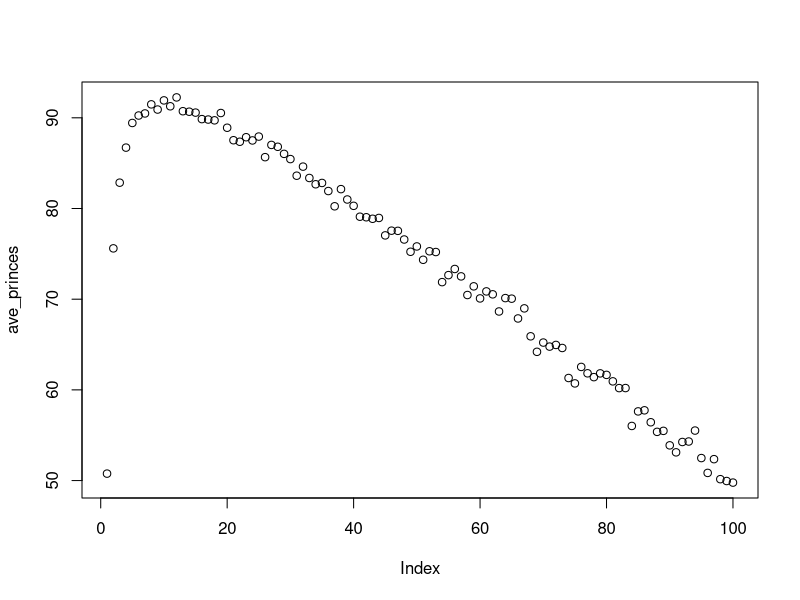
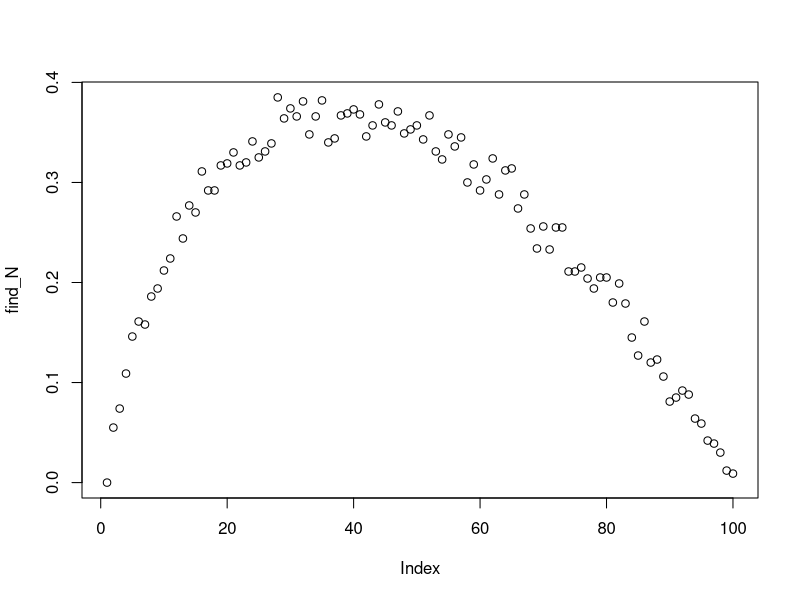

The R source for these figures, in order:
## ---- chunk 1
Simulation <- 1000
ave_princes <-numeric(100)
find_N <-numeric(100)

for(i in 0:99){
  n <- 0
  sum <- 0
  for (z in 1:Simulation){
    
    # generate sample of 1 to 100 without replacement
    x <- sample( 100, replace=FALSE)
    # when split number equals 0, always grab the first element and continue the loop
    if(i==0){
      sum = sum + x[1]
      next 
    }
    
    # find the best in observation group: max_x
    sample1 <- x[1:i]
    max_x <- max(sample1)
    # optimal princes in each simulation: princes
    princes <- 0
    for (j in (i+1):100){
          # find the first element in evaluation group that's better than max_x
          if(x[j] > max_x){
            princes <- x[j]
            break
          }
  
    }
    # when N in observation group, get the last element in evaluation group
    if(princes == 0)
      princes = x[100]
    sum = sum + princes
    # count how many times it finds N
    if (princes == 100){
      n = n+1
      #print (n)
    }
  }
  # average optimal princes number
  ave_princes[i+1] = sum/Simulation
  # probability of finding N
  find_N[i+1] = n/Simulation

}
plot(ave_princes)
plot(find_N)

  
